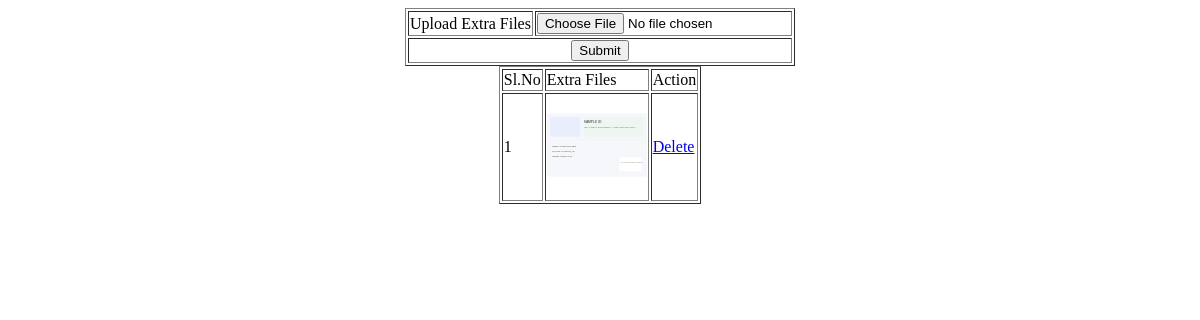
The app's page /Reporter/UploadFiles/19, older data.
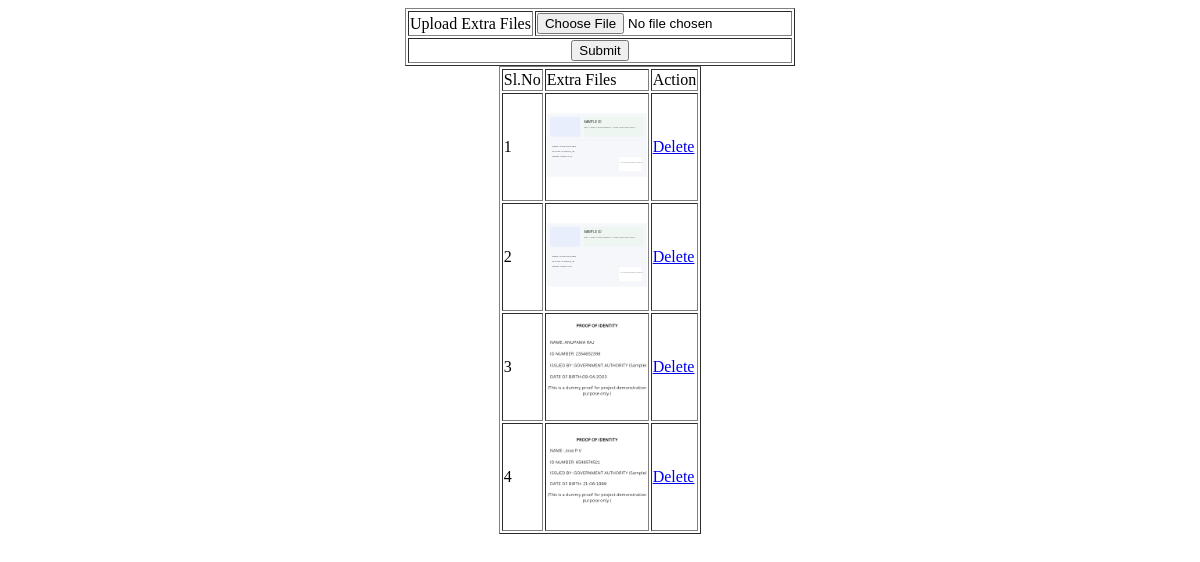
The same page, newer data.
### Reporter/models.py (models this page shows)
class tbl_uploadfiles(models.Model):
    upload_files=models.FileField(upload_to="Assets/news/")
    upload_status=models.IntegerField(default=0)
    news=models.ForeignKey(tbl_news,on_delete=models.CASCADE)

### Reporter/views.py (the view)
# urls.py: path('UploadFiles/<int:nid>',views.UploadFiles,name="UploadFiles"),
def UploadFiles(request,nid):
    newsdata=tbl_news.objects.get(id=nid)
    uploaddata=tbl_uploadfiles.objects.filter(news=nid)
    if request.method=='POST':
        UploadFiles=request.FILES.get("file_upload")
        tbl_uploadfiles.objects.create(upload_files=UploadFiles,news=newsdata)
        return render(request,'Reporter/Upload.html',{'msg':'data inserted','nid':nid})
    else:
        return render(request,'Reporter/Upload.html',{'uploaddata':uploaddata,'nid':nid})

### Reporter/Templates/Reporter/Upload.html (shortened to what this page needs)
<!DOCTYPE html>
<html lang="en">
<head>
</head>
<body>
    <form action="" method="post" enctype="multipart/form-data">
        <table border="1" align="center">
            <tr>
                <td>Upload Extra Files</td>
                <td><input type="file" name="file_upload" id="file_upload"></td>
            </tr>
            <tr>
                <td colspan="2" align="center"><input type="submit" value="Submit"></td>
            </tr>
        </table>
        <table border="1" align="center">
            <tr>
                <td>Sl.No</td>
                <td>Extra Files</td>
                <td>Action</td>
            </tr>
            {% for i in uploaddata %}
            <tr>
                <td>{{forloop.counter}}</td>
                <td><img src="{{i.upload_files.url}}" alt="" width="100" height="100"></td>
                <td><a href="{% url 'Reporter:delfile' i.id nid %}">Delete</a></td>
            </tr>
            {% endfor %}
        </table>
    </form>
</body>
</html>

Row changes from the older to the newer data that the page shows:
added tbl_uploadfiles: upload_files (picture)
added tbl_uploadfiles: upload_files (picture)
added tbl_uploadfiles: upload_files (picture)
